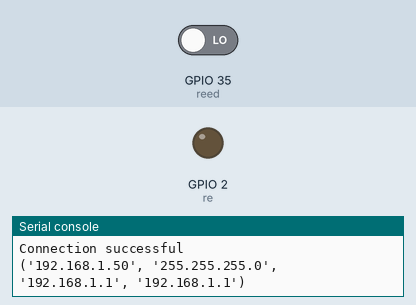
A program run on a simulated ESP32 board running MicroPython. Parts: output pins drawn as LEDs (lit = HIGH), the last lines printed to the serial console. The test bench sets the inputs (shaded band); at power-on: GPIO 35 (reed) LOW. WiFi joins after 1.5 s; web requests get an empty 200 reply after 0.4 s.

Above: at 5.7 s.
5.8 s: GPIO 35 (reed) driven HIGH
At 6.4 s:
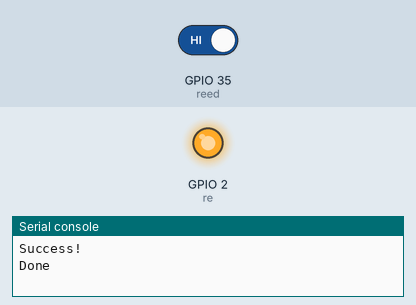
7.7 s: GPIO 35 (reed) driven LOW
At 9.7 s:
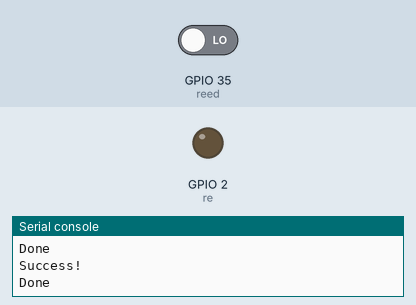
Timing chart, 0 to 11.2 s (numbered marks = the images above; inputs shaded):
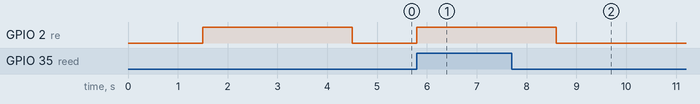

Measured:
- after the input at 5.8 s, GPIO 2 (re): LOW → HIGH at once
- after the input at 7.7 s, GPIO 2 (re): HIGH → LOW after 0.90 s

The program:

test-API.py
```python
from machine import Pin
from time import sleep

try:
  import urequests as requests
except:
  import requests

#Your network credentials
ssid = 'Computer Lab KTSC'
password = 'computer2023@'

#Your phone number in international format
phone_number = '8801733714228'
#Your callmebot API key
instance_id='667A7C568DEAD'
access_token="667a77b809f41"
def connect_wifi(ssid, password):
  import network
  station = network.WLAN(network.STA_IF)
  station.active(True)
  station.connect(ssid, password)
  while station.isconnected() == False:
    pass
  print('Connection successful')
  led = Pin(2, Pin.OUT)
  led.value(1)
  sleep(3)
  led.value(0)
  print(station.ifconfig())

def send_message(phone_number, instance_id,access_token, message):
  url = "https://web.betablaster.in/api/send?number="+phone_number+"&type=media&message="+message+"&instance_id="+instance_id+"&access_token="+access_token

  response = requests.get(url)
  if response.status_code == 200:
    print('Success!')
  else:
    print('Error')
    print(response.text)

connect_wifi(ssid, password)
message = 'Your%20son%20is%20present%29'

reed = Pin(35,Pin.IN)
re=Pin(2,Pin.OUT)

while True:
    if reed.value() == 1:
        re.value(1)
        send_message(phone_number, instance_id,access_token, message)
        print("Done")
        sleep(1)
        re.value(0)
```
